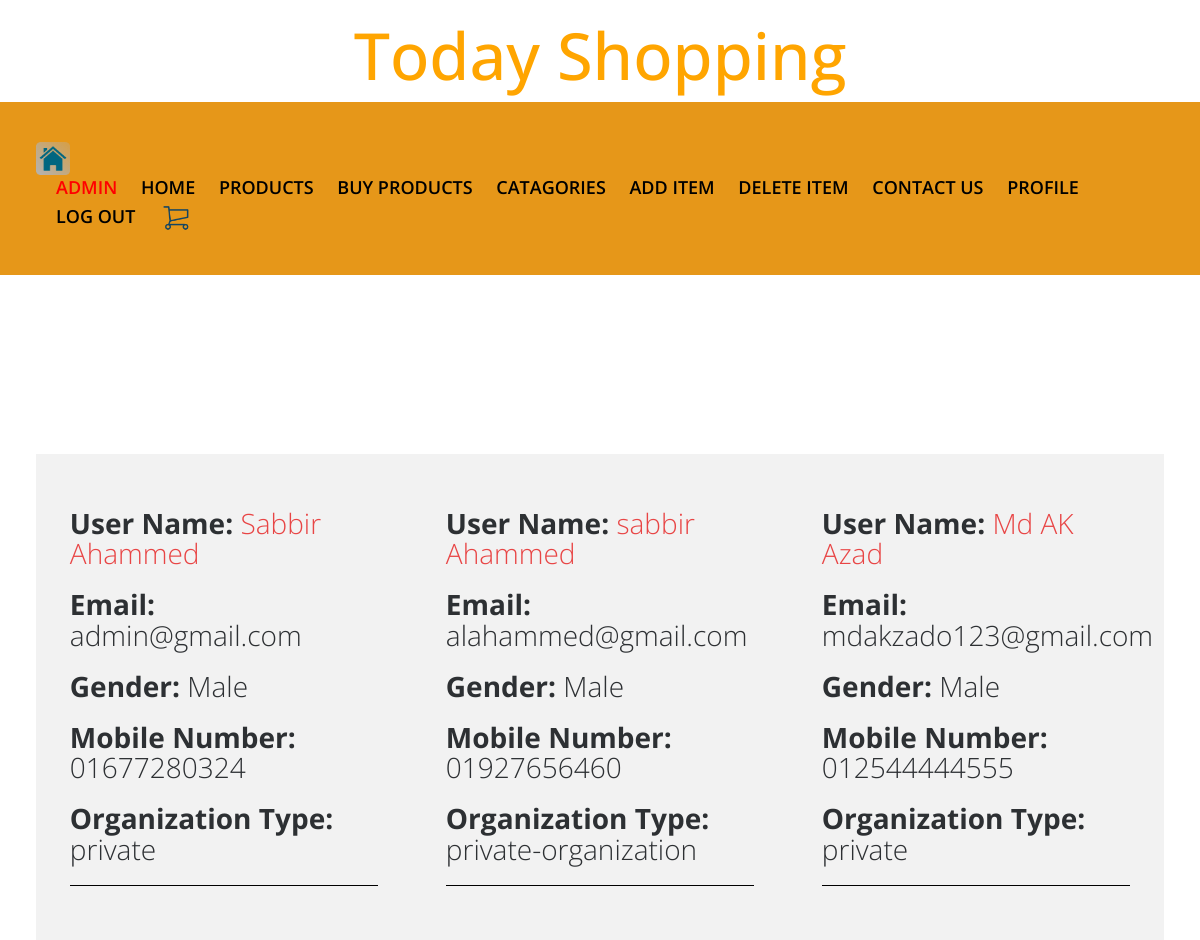
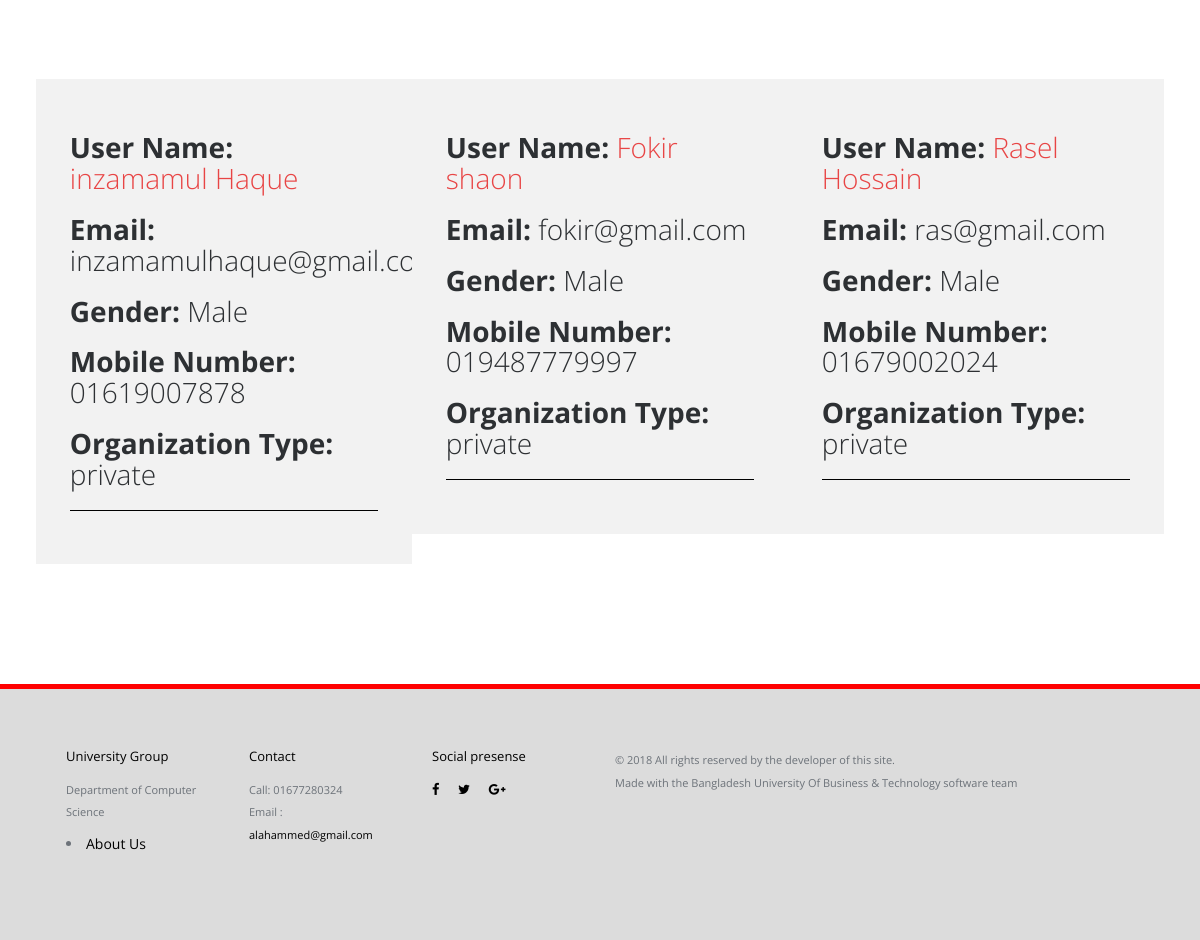
Screenshot of /user.php (signed in) with the database file from the repository (2 pictures, top to bottom).
### tables this page shows
CREATE TABLE `u_info` (
  `id` int(11) NOT NULL,
  `u_first` varchar(100) NOT NULL,
  `u_last` varchar(100) NOT NULL,
  `u_email` varchar(100) NOT NULL,
  `u_pass` varchar(100) NOT NULL,
  `u_gnd` int(100) NOT NULL,
  `u_mob` varchar(100) NOT NULL,
  `u_comp` varchar(100) NOT NULL,
  `u_finance` int(255) DEFAULT NULL
);

### user.php (the view)
<?php include "header.php"; ?>
<section id="work-detail" class="section work-detail">
  <div class="container-fluid">
    <div class="row">
      <?php
        $result_usr = $conn->query("SELECT * FROM u_info");
          while($row_usr = $result_usr->fetch_assoc()) { ?>
            <div class="col-md-4 work-detail-margin detail-contentbox">
              <?php
                echo "<h3><b>User Name: </b>". "<a href='user-single.php?userid=". $row_usr["id"] ."'>" .$row_usr["u_first"]." ".$row_usr["u_last"]. "</a>" ."</h3>";
                echo "<h3><b>Email: </b>".$row_usr["u_email"]."</h3>";
				  echo "<h3><b>Gender: </b>";
					if($row_usr["u_gnd"]== 1){echo "Male";}else{echo "Female";}
				  echo "</h3>";
                echo "<h3><b>Mobile Number: </b>".$row_usr["u_mob"]."</h3>";
                echo "<h3><b>Organization Type: </b>".$row_usr["u_comp"]."</h3>";
              ?>
            <hr style="border-color: black;">
          </div>
        <?php } ?>
      </div>
    </div>
  </section>
<br/>
<?php include "footer.php"; ?>

### css/main.css (style rules this page uses)
h3 { font-size: 28px; color: #2d3033; font-weight: 300; }
a { color: #e84545; }
body { font-family: "Open Sans", sans-serif; font-weight: 400; color: #6c7279; }
.section { padding: 100px 0; }
.work-detail { width: 94%; margin: auto; }
.work-detail-margin { margin-top: 7%; }
.detail-contentbox { background-color: #f2f2f2; padding: 3%; }

### rows the page displays
u_info: u_first "Sabbir", u_last "Ahammed", u_email "admin@gmail.com", u_gnd "Male", u_mob "01677280324", u_comp "private"
u_info: u_first "sabbir", u_last "Ahammed", u_email "alahammed@gmail.com", u_gnd "Male", u_mob "01927656460", u_comp "private-organization"
u_info: u_first "Md AK", u_last "Azad", u_email "mdakzado123@gmail.com", u_gnd "Male", u_mob "012544444555", u_comp "private"
u_info: u_first "inzamamul", u_last "Haque", u_email "inzamamulhaque@gmail.com", u_gnd "Male", u_mob "01619007878", u_comp "private"
u_info: u_first "Fokir", u_last "shaon", u_email "fokir@gmail.com", u_gnd "Male", u_mob "019487779997", u_comp "private"
u_info: u_first "Rasel", u_last "Hossain", u_email "ras@gmail.com", u_gnd "Male", u_mob "01679002024", u_comp "private"
